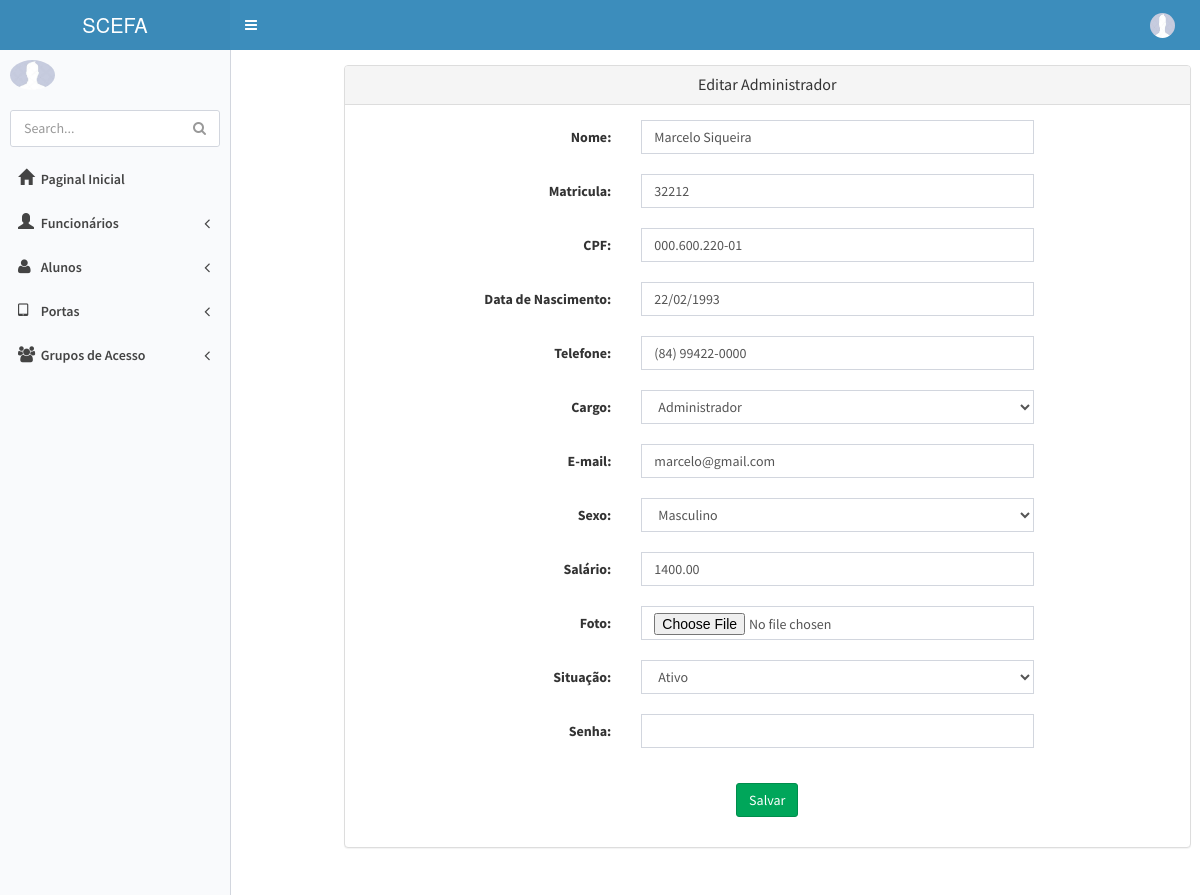
The page /administrador/update/19 (signed in) on the database its author committed.
### appPonto/models.py (models this page shows, shortened)
class Pessoa(User):
    nome = models.CharField("Nome", max_length=255)
    cpf = models.CharField('CPF', max_length=14, unique=True)
    sexos = (('Masculino', 'Masculino'),
             ('Feminino', 'Feminino'),)
    sexo = models.CharField(max_length=30, choices=sexos)
    Email = models.EmailField("E-mail", max_length=200)
    telefone = models.CharField("Telefone", max_length=20)
    dataNascimento = models.DateField('Data de Nascimento', max_length=10)
    endereco = models.CharField('Endereço', max_length=200, null=True)
    id_digital = models.IntegerField(null=True, blank=True, unique=True)
    img_dital = models.CharField(null=True, max_length=100, blank=True)
    Situacoes = (
        ('Ativo', 'Ativo'),
        ('Desativado', 'Desativado'),
    )
    situacao = models.CharField('Situação',
                                max_length=30,
                                choices=Situacoes,
                                )
    foto = models.ImageField(
        upload_to='fotos', verbose_name='foto',
        null=True, blank=True)
    class Meta: permissions = (('view_pessoa', 'Can see pessoa'),)

class Funcionario(Pessoa):
    matricula = models.CharField("Matricula", max_length=20, unique=True)
    cargo = models.ForeignKey(Cargo,on_delete=models.PROTECT,verbose_name="Cargo")
    dataAdmissao = models.DateField('Data de Admissão', default=timezone.now)
    salario = models.DecimalField("Salário", max_digits=10, decimal_places=2, null=True)
    class Meta: permissions = (('view_funcionario', 'Can see funcionario'),)

### appPonto/views.py (the view)
# urls.py: url(r'^administrador/update/(?P<pk>\d+)$', administrador_update, name='administrador_update'),
@permission_required('appPonto.change_funcionario', login_url='erro_permissao')
def administrador_update(request, pk):
    try:
        funcionario = Funcionario.objects.get(id=pk)
    except Exception:
        mensagem = {
            'mensagem': 'O funcionario não existe'}
        return render(request, 'utils/pagina_erro.html', mensagem)
    if request.FILES.get('foto'):
        funcionario.foto = request.FILES['foto']
    if request.method == "POST":
        form = FuncionarioForm(request.POST, instance=funcionario)
        if form.is_valid():
            funcionario = form.save(commit=False)
            funcionario.username = funcionario.matricula
            funcionario.first_name = funcionario.nome
            if request.POST.get('senha'): funcionario.set_password(request.POST['senha'])
            funcionario.save()
            return redirect('administrador_list')
    else:
        form = FuncionarioForm(instance=funcionario)
        dados = {'form': form, 'funcionario': funcionario}
        return render(request, 'Administrador/administrador_edit.html', dados)

### appPonto/forms.py
class FuncionarioForm(ModelForm):
    senha = forms.CharField(label='Senha', widget=forms.PasswordInput, required=False)
    class Meta:
        model = Funcionario
        fields = (
        'nome', 'matricula', 'cpf', 'dataNascimento', 'telefone', 'cargo', 'Email', 'sexo', 'salario',
        'foto', 'situacao', 'senha')

### appPonto/models.py (called while the page is built)
    def __str__(self):
        return self.nome_funcao

### templates/Administrador/administrador_edit.html (shortened to what this page needs)
{% extends 'base.html' %}
{% load static %}
{% load widget_tweaks %}
<%{% block conteudo %}
    <section class="container">
        <div class="row">
            <div class="col-sm-9 col-sm-offset-1">
                <div class="panel panel-default">
                    <div class="panel-heading">
                        <h3 class="panel-title" style="text-align: center;">
                            Editar Administrador </h3>
                    </div>
                    <div class="panel-body">
                        <form method="Post" ROLE="form" class="form-horizontal" enctype="multipart/form-data">
                            <div class="form-group">
                                {% for field in form %}
                                    <label class="col-sm-4 control-label" for="{{ field.name }}">
                                        {{ field.label_tag }}
                                    </label>
                                    <div class="col-md-6">
                                        {{ field | add_class:'form-control'}}<br/>
                                    </div>
                                {% endfor %}
                            </div>
                            <div class="form-group">
                                <div class="col-sm-6 col-sm-offset-3">
                                    <input type="submit" class="btn btn-success" value="Salvar">
                                </div>
                            </div>
                        </form>
                    </div>
                </div>
            </div>
        </div>
    </section>
{% endblock %}

### templates/base.html (style rules this page uses)
body { background-color: blue; }

### rows shown on the page
Pessoa: nome "Marcelo Siqueira" "000.600.220-01" "(84) 99422-0000" "marcelo@gmail.com"
Funcionario: matricula "32212" "Administrador" "1400.00"

### other values the page prints
{{ field.label_tag }} "Nome:" "Matricula:" "CPF:" "Data de Nascimento:" "Telefone:" "Cargo:" "E-mail:" "Sexo:" "Salário:" "Foto:" "Situação:" "Senha:"
